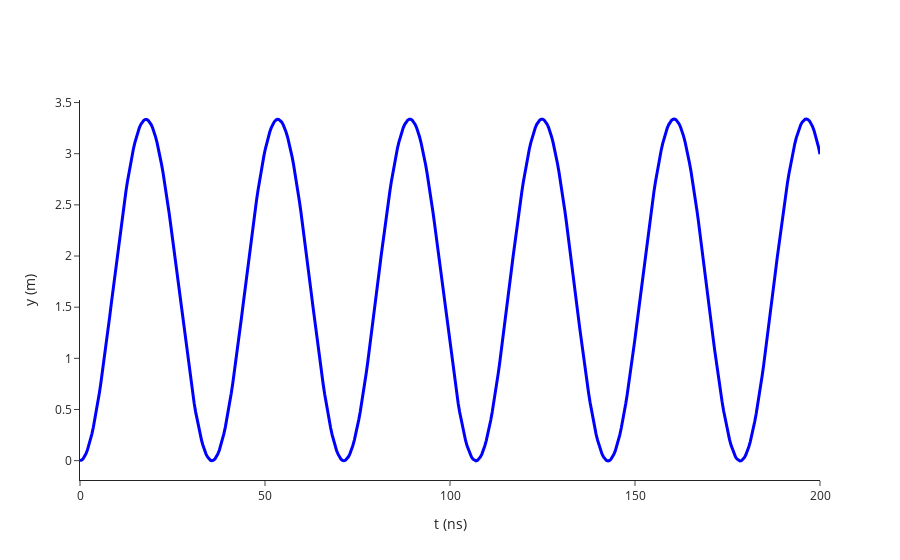

The cell this chart's notebook holds for it:
### Code cell
fig = go.Figure()

fig.add_trace( go.Scatter(x=t_eval/ns, y=y, mode='lines', line_width=3, line_color="blue"))

fig.update_xaxes(title_text="t (ns)")
fig.update_yaxes(title_text="y (m)")

fig.show()

### Figure 1 — Plotly figure (JSON) as saved in the notebook; plotly's stock layout.template omitted (floating-point values rounded to 4 significant figures; data arrays with more than 128 entries replaced by an {"elided": "..."} marker saying what was removed)
{"data": [{"line": {"color": "blue", "width": 3}, "mode": "lines", "type": "scatter", "x": {"elided": "500 float values"}, "y": {"elided": "500 float values"}}], "layout": {"xaxis": {"title": {"text": "t (ns)"}}, "yaxis": {"title": {"text": "y (m)"}}}}
